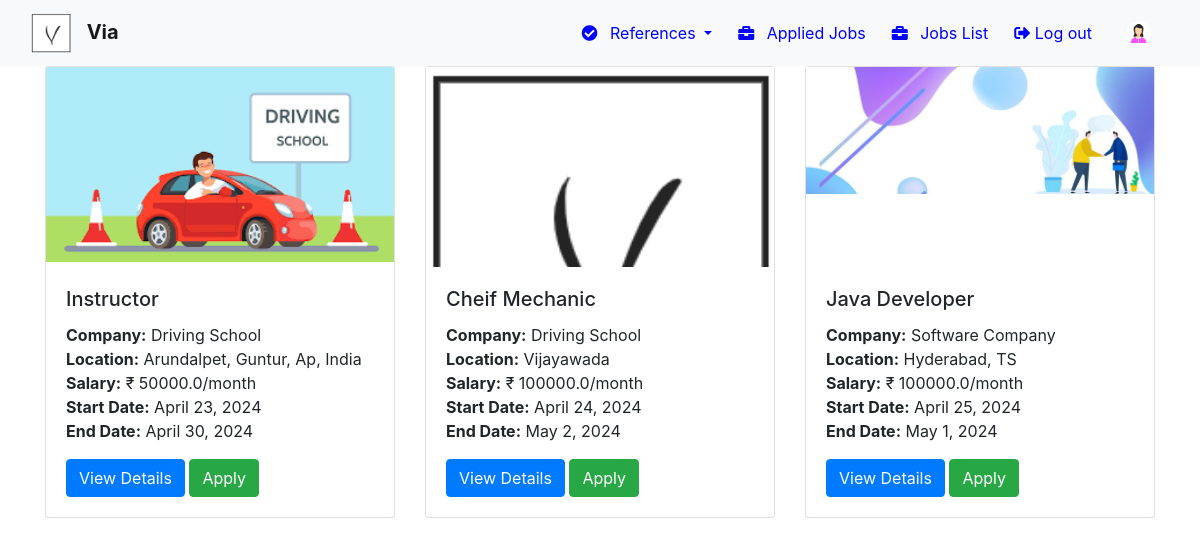
The page /jobslist on the database its author committed.
### jobs/models.py (models this page shows, shortened)
class Job(models.Model):
    recruiter = models.ForeignKey(Employer, on_delete=models.CASCADE)
    start_date = models.DateField()
    end_date = models.DateField()
    title = models.CharField(max_length=100)
    salary = models.FloatField()
    image = models.ImageField(upload_to="media/")# Change upload_to parameter
    description = models.CharField(max_length=300)
    experience = models.CharField(max_length=50)
    location = models.CharField(max_length=100)
    skills = models.CharField(max_length=100)
    company = models.CharField(max_length=100)  # Add company_name field
    creationdate = models.DateField(auto_now_add=True)  # Add creation date field

### jobs/views.py (the view)
# urls.py: path('jobslist', jobslist, name="jobslist"),
def jobslist(request):
    jobs = Job.objects.all()
    user = request.user
    data = AppliedJobs.objects.filter(email=user)
    return render(request, 'jobslist.html', {'jobs': jobs})

### components/jobslist.html (shortened to what this page needs)
{% extends 'jobbase.html' %}
{% load static %}
{% block child2 %}
<div class="container">
    <div class="row">
        {% for job in jobs %}
        <div class="col-md-4 mb-4">
            <div class="card">
              <div class="image-container" style="height: 200px; overflow: hidden;">
                    <img src="{{job.image.url}}" alt="{{job.title}}" style="width: 100%; height: auto;">
                </div>
                <div class="card-body">
                    <h5 class="card-title">{{ job.title }}</h5>
                    <ul class="list-unstyled">
                        <li><strong>Company:</strong> {{ job.company }}</li>
                        <li><strong>Location:</strong> {{ job.location }}</li>
                        <li><strong>Salary:</strong> ₹ {{ job.salary }}/month</li>
                        <li><strong>Start Date:</strong> {{ job.start_date }}</li>
                        <li><strong>End Date:</strong> {{ job.end_date }}</li>
                    </ul>
                    {% if job.status  %}
                    <button type="button" class="btn btn-success" disabled>Applied</button>
                    {% else %}
                    {% if request.user in job.appliedjobs_set.all %}
                    <button type="button" class="btn btn-success" disabled>Applied</button>
                    {% else %}
                    <button type="button" class="btn btn-primary" data-toggle="modal" data-target="#jobDescriptionModal{{ job.id }}">View Details</button>
                    <a href="{% url 'apply' job.id %}" class="btn btn-success">Apply</a>
                    {% endif %}
                    {% endif %}
                </div>
            </div>
        </div>
        {% endfor %}
    </div>
</div>
{% endblock child2 %}

### templates/jobbase.html (shortened to what this page needs)
{% load static %}
<html lang="en">
<head>
    <link href="https://maxcdn.bootstrapcdn.com/bootstrap/4.5.2/css/bootstrap.min.css" rel="stylesheet">
    <link href="https://cdnjs.cloudflare.com/ajax/libs/font-awesome/5.15.3/css/all.min.css" rel="stylesheet">
</head>
<body>
<nav class="navbar navbar-expand-lg navbar-light bg-light navbar-custom">
    <div class="container-fluid">
        <a class="navbar-brand" href="#">
            <img src="{% static 'img.png'%}" alt="">
            <b>Via</b>
        </a>
        <div class="collapse navbar-collapse" id="navbarSupportedContent">
            <ul class="navbar-nav ml-auto">
                 <li class="nav-item dropdown">
                    <a class="nav-link dropdown-toggle" href="#" id="appliedJobsDropdown" data-toggle="dropdown" aria-haspopup="true" aria-expanded="false">
                        <i class="fas fa-check-circle mr-2"></i> References
                    </a>
                </li>
                <li class="nav-item">
    <a class="nav-link "  href="/appliedjobs">
        <i class="fas fa-briefcase mr-2"></i> Applied Jobs
    </a>
</li>
                 <li class="nav-item">
    <a class="nav-link " href="/jobslist">
        <i class="fas fa-briefcase mr-2"></i> Jobs List
    </a>
</li>
                 <li class="nav-item">
                    <a class="nav-link" href="/home">
                        <i class="fas fa-sign-out-alt"></i> Log out
                    </a>
                </li>
                <li class="nav-item">
                    <a class="nav-link" href="/profile">
                        <img src="{% static 'pro1.jpg' %}" alt="Avatar" style="width: 25px; height: 25px; border-radius: 50%;">
                    </a>
                </li>
            </ul>
        </div>
    </div>
</nav>
{% block child2 %}
{% endblock child2 %}
</body>
</html>

### templates/jobbase.html (style rules this page uses)
.navbar-custom .navbar-nav .nav-link { color: blue; transition: background-color 0.3s; }
.navbar-custom .navbar-brand img { width: 40px; height: auto; margin-right: 10px; }
.navbar-custom .navbar-nav .nav-item { margin-right: 10px; }

### rows shown on the page
Job: image (picture), title "Instructor", company "Driving School", location "Arundalpet, Guntur, Ap, India", salary "50000.0", start_date "April 23, 2024", end_date "April 30, 2024"
Job: image (picture), title "Cheif Mechanic", company "Driving School", location "Vijayawada", salary "100000.0", start_date "April 24, 2024", end_date "May 2, 2024"
Job: image (picture), title "Java Developer", company "Software Company", location "Hyderabad, TS", salary "100000.0", start_date "April 25, 2024", end_date "May 1, 2024"
